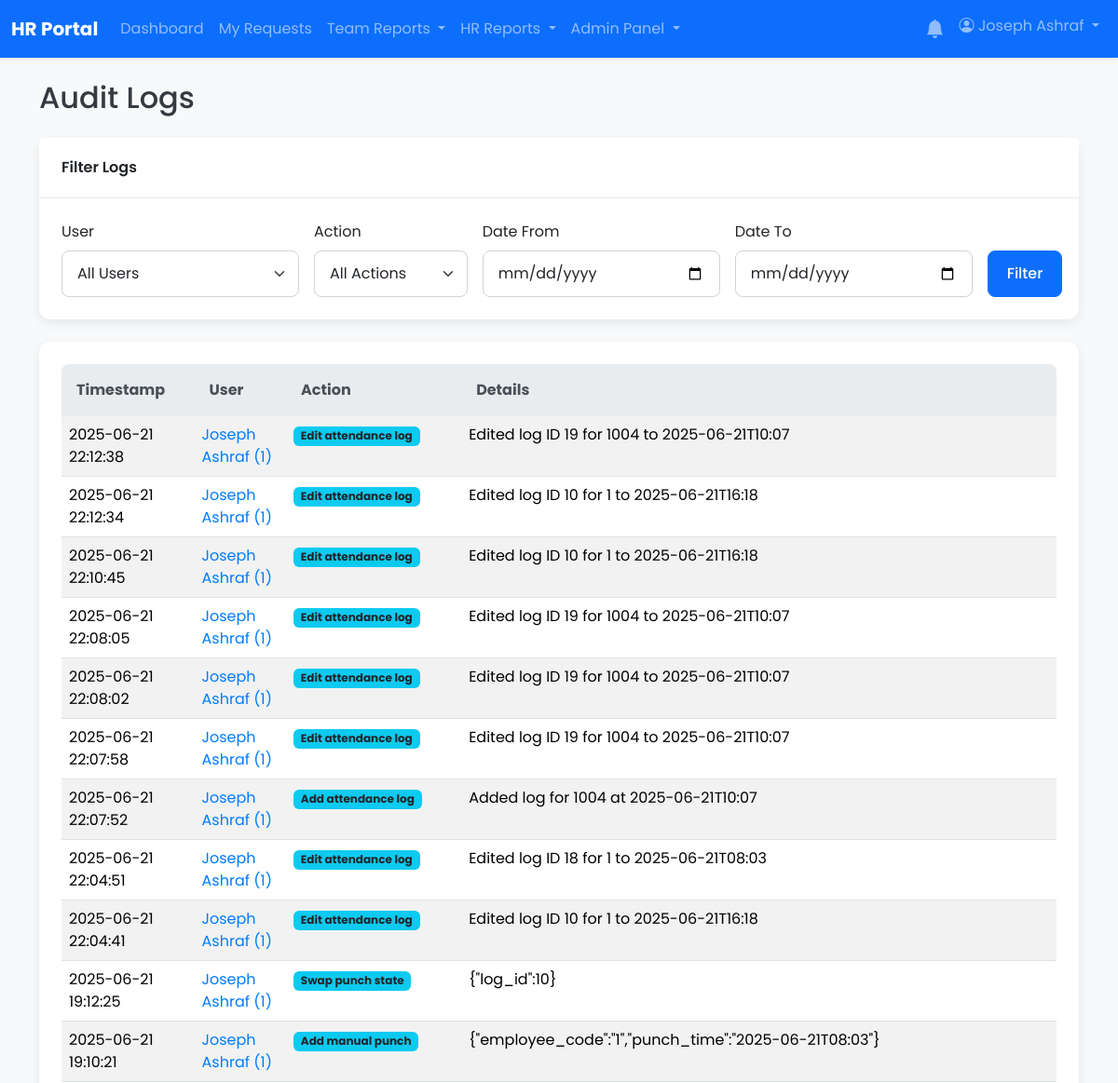
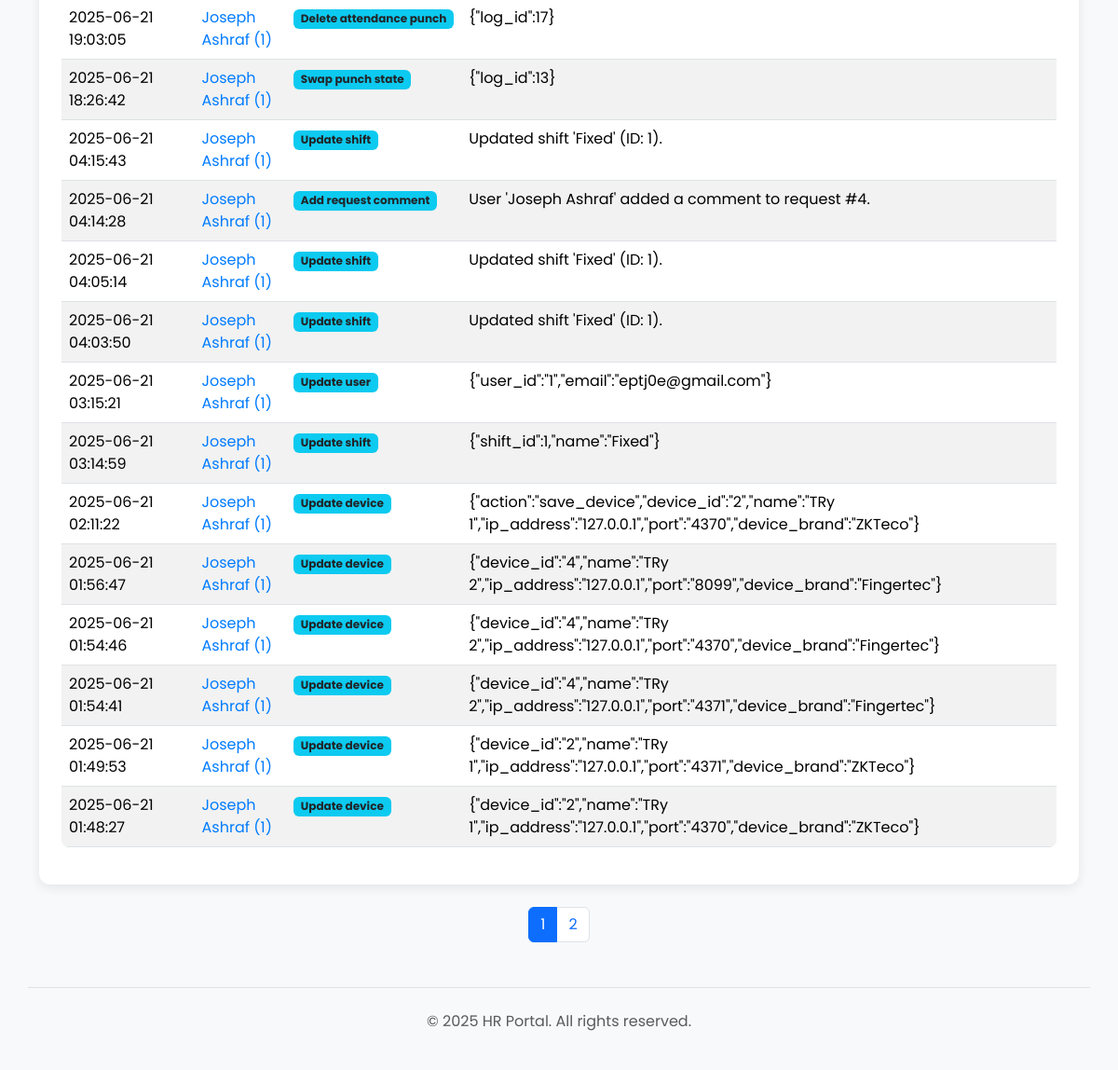
/admin/audit_logs.php (signed in), run on the app's committed database (2 pictures, top to bottom).
### tables this page shows
CREATE TABLE `audit_logs` (
  `id` int(11) NOT NULL,
  `user_id` int(11) DEFAULT NULL,
  `action` varchar(255) NOT NULL,
  `details` text DEFAULT NULL,
  `created_at` timestamp NOT NULL DEFAULT current_timestamp()
);

CREATE TABLE `users` (
  `id` int(11) NOT NULL,
  `employee_code` varchar(50) DEFAULT NULL,
  `full_name` varchar(255) NOT NULL,
  `email` varchar(255) NOT NULL,
  `password` varchar(255) NOT NULL,
  `role` enum('user','manager','hr','hr_manager','admin') NOT NULL DEFAULT 'user',
  `shift_id` int(11) DEFAULT NULL,
  `department_id` int(11) DEFAULT NULL,
  `direct_manager_id` int(11) DEFAULT NULL,
  `is_active` tinyint(1) NOT NULL DEFAULT 1,
  `must_change_password` tinyint(1) NOT NULL DEFAULT 0,
  `created_at` timestamp NOT NULL DEFAULT current_timestamp(),
  `updated_at` timestamp NOT NULL DEFAULT current_timestamp() ON UPDATE current_timestamp(),
  `manager_id` int(11) DEFAULT NULL
);

### app/core/helpers.php (called while the page is built, shortened)
<?php
function sanitize_input($data, $type = 'string') {
    $data = trim($data);
    $data = stripslashes($data);
    $data = htmlspecialchars($data, ENT_QUOTES, 'UTF-8');
    return $data;
}

### admin/audit_logs.php (the view, shortened to what this page needs)
<?php
require_once __DIR__ . '/../app/bootstrap.php';
$results_per_page = 25;
$page = isset($_GET['page']) ? (int)$_GET['page'] : 1;
$page = max(1, $page);
$offset = ($page - 1) * $results_per_page;
$filter_user = sanitize_input($_GET['user_id'] ?? '');
$filter_action = sanitize_input($_GET['action'] ?? '');
$filter_start_date = sanitize_input($_GET['start_date'] ?? '');
$filter_end_date = sanitize_input($_GET['end_date'] ?? '');
$where_clauses = [];
$params = [];
$where_sql = count($where_clauses) > 0 ? 'WHERE ' . implode(' AND ', $where_clauses) : '';
$total_stmt = $pdo->prepare("SELECT COUNT(*) FROM audit_logs al LEFT JOIN users u ON al.user_id = u.id {$where_sql}");
$total_stmt->execute($params);
$total_logs = $total_stmt->fetchColumn();
$total_pages = ceil($total_logs / $results_per_page);
$stmt_params = array_merge($params, [$results_per_page, $offset]);
$stmt = $pdo->prepare(
    "SELECT al.*, u.full_name, u.employee_code
     FROM audit_logs al
     LEFT JOIN users u ON al.user_id = u.id
     {$where_sql}
     ORDER BY al.created_at DESC
     LIMIT ? OFFSET ?"
);
$stmt->execute($stmt_params);
$logs = $stmt->fetchAll();
include __DIR__ . '/../app/templates/header.php';
?>
<h1 class="h2 mb-4">Audit Logs</h1>
<div class="card mb-4">
    <div class="card-header">Filter Logs</div>
    <div class="card-body">
        <form action="audit_logs.php" method="GET" class="row g-3 align-items-end">
            <div class="col-md-3">
                <label for="user_id" class="form-label">User</label>
                <select name="user_id" id="user_id" class="form-select">
                    <option value="">All Users</option>
                </select>
            </div>
            <div class="col-md-2">
                <label for="action" class="form-label">Action</label>
                <select name="action" id="action" class="form-select">
                    <option value="">All Actions</option>
                </select>
            </div>
            <div class="col-md-3">
                <label for="start_date" class="form-label">Date From</label>
                <input type="date" name="start_date" id="start_date" class="form-control" value="<?php echo htmlspecialchars($filter_start_date); ?>">
            </div>
            <div class="col-md-3">
                <label for="end_date" class="form-label">Date To</label>
                <input type="date" name="end_date" id="end_date" class="form-control" value="<?php echo htmlspecialchars($filter_end_date); ?>">
            </div>
            <div class="col-md-1">
                <button type="submit" class="btn btn-primary">Filter</button>
            </div>
        </form>
    </div>
</div>
<div class="card">
    <div class="card-body">
        <div class="table-responsive">
            <table class="table table-striped table-hover">
                <thead>
                    <tr>
                        <th>Timestamp</th>
                        <th>User</th>
                        <th>Action</th>
                        <th>Details</th>
                    </tr>
                </thead>
                <tbody>
                    <?php if (empty($logs)): ?>
                        <tr>
                            <td colspan="4" class="text-center">No audit logs found matching your criteria.</td>
                        </tr>
                    <?php else: ?>
                        <?php foreach ($logs as $log): ?>
                            <tr>
                                <td><?php echo htmlspecialchars($log['created_at']); ?></td>
                                <td>
                                    <?php if ($log['full_name']): ?>
                                        <a href="?user_id=<?php echo $log['user_id']; ?>">
                                            <?php echo htmlspecialchars($log['full_name']); ?>
                                            (<?php echo htmlspecialchars($log['employee_code'] ?? 'N/A'); ?>)
                                        </a>
                                    <?php else: ?>
                                        <span class="text-muted">Unknown (ID: <?php echo htmlspecialchars($log['user_id'] ?? 'N/A'); ?>)</span>
                                    <?php endif; ?>
                                </td>
                                <td>
                                    <span class="badge bg-info text-dark"><?php echo htmlspecialchars(ucfirst(str_replace('_', ' ', $log['action']))); ?></span>
                                </td>
                                <td><?php echo htmlspecialchars($log['details'] ?? ''); ?></td>
                            </tr>
                        <?php endforeach; ?>
                    <?php endif; ?>
                </tbody>
            </table>
        </div>
    </div>
</div>
<?php if ($total_pages > 1): ?>
<nav aria-label="Page navigation" class="mt-4">
    <ul class="pagination justify-content-center">
        <?php for ($i = 1; $i <= $total_pages; $i++): ?>
            <li class="page-item <?php if ($i == $page) echo 'active'; ?>">
                <a class="page-link" href="?page=<?php echo $i; ?>&user_id=<?php echo htmlspecialchars($filter_user); ?>&action=<?php echo htmlspecialchars($filter_action); ?>&start_date=<?php echo htmlspecialchars($filter_start_date); ?>&end_date=<?php echo htmlspecialchars($filter_end_date); ?>"><?php echo $i; ?></a>
            </li>
        <?php endfor; ?>
    </ul>
</nav>
<?php endif; ?>
<?php
include __DIR__ . '/../app/templates/footer.php';
?>

### css/style.css (style rules this page uses)
* { box-sizing: border-box; }
html, body { height: 100%; margin: 0; padding: 0; }
body { font-family: 'Poppins', sans-serif; background-color: #f0f2f5; color: #343a40; }
a { color: #007bff; text-decoration: none; transition: color 0.2s ease-in-out; }
.card { border: none; border-radius: 0.75rem; box-shadow: 0 4px 12px rgba(0, 0, 0, 0.08); }
.card-header { background-color: #ffffff; border-bottom: 1px solid rgba(0, 0, 0, 0.08); font-weight: 600; padding: 1.25rem 1.5rem; border-top-left-radius: 0.75rem; border-top-right-radius: 0.75rem; }
.card-body { padding: 1.5rem; }
.form-control, .form-select { border-radius: 0.5rem; border: 1px solid #ced4da; padding: 0.75rem 1rem; }
.btn { border-radius: 0.5rem; font-weight: 500; padding: 0.75rem 1.25rem; }
.table { border-radius: 0.5rem; overflow: hidden; }
.table thead th { background-color: #e9ecef; color: #495057; border-bottom: none; padding: 1rem; }
.table-striped tbody tr:nth-of-type(odd) { background-color: #f8f9fa; }

### data on the page
audit_logs: created_at "2025-06-21 22:12:38", user.full_name "Joseph Ashraf", user.employee_code "1", action "Edit attendance log", details "Edited log ID 19 for 1004 to 2025-06-21T10:07"
audit_logs: created_at "2025-06-21 22:12:34", user.full_name "Joseph Ashraf", user.employee_code "1", action "Edit attendance log", details "Edited log ID 10 for 1 to 2025-06-21T16:18"
audit_logs: created_at "2025-06-21 22:10:45", user.full_name "Joseph Ashraf", user.employee_code "1", action "Edit attendance log", details "Edited log ID 10 for 1 to 2025-06-21T16:18"
audit_logs: created_at "2025-06-21 22:08:05", user.full_name "Joseph Ashraf", user.employee_code "1", action "Edit attendance log", details "Edited log ID 19 for 1004 to 2025-06-21T10:07"
audit_logs: created_at "2025-06-21 22:08:02", user.full_name "Joseph Ashraf", user.employee_code "1", action "Edit attendance log", details "Edited log ID 19 for 1004 to 2025-06-21T10:07"
audit_logs: created_at "2025-06-21 22:07:58", user.full_name "Joseph Ashraf", user.employee_code "1", action "Edit attendance log", details "Edited log ID 19 for 1004 to 2025-06-21T10:07"
audit_logs: created_at "2025-06-21 22:07:52", user.full_name "Joseph Ashraf", user.employee_code "1", action "Add attendance log", details "Added log for 1004 at 2025-06-21T10:07"
audit_logs: created_at "2025-06-21 22:04:51", user.full_name "Joseph Ashraf", user.employee_code "1", action "Edit attendance log", details "Edited log ID 18 for 1 to 2025-06-21T08:03"
audit_logs: created_at "2025-06-21 22:04:41", user.full_name "Joseph Ashraf", user.employee_code "1", action "Edit attendance log", details "Edited log ID 10 for 1 to 2025-06-21T16:18"
audit_logs: created_at "2025-06-21 19:12:25", user.full_name "Joseph Ashraf", user.employee_code "1", action "Swap punch state", details "{\"log_id\":10}"
audit_logs: created_at "2025-06-21 19:10:21", user.full_name "Joseph Ashraf", user.employee_code "1", action "Add manual punch", details "{\"employee_code\":\"1\",\"punch_time\":\"2025-06-21T08:03\"}"
audit_logs: created_at "2025-06-21 19:03:05", user.full_name "Joseph Ashraf", user.employee_code "1", action "Delete attendance punch", details "{\"log_id\":17}"
audit_logs: created_at "2025-06-21 18:26:42", user.full_name "Joseph Ashraf", user.employee_code "1", action "Swap punch state", details "{\"log_id\":13}"
audit_logs: created_at "2025-06-21 04:15:43", user.full_name "Joseph Ashraf", user.employee_code "1", action "Update shift", details "Updated shift 'Fixed' (ID: 1)."
audit_logs: created_at "2025-06-21 04:14:28", user.full_name "Joseph Ashraf", user.employee_code "1", action "Add request comment", details "User 'Joseph Ashraf' added a comment to request #4."
audit_logs: created_at "2025-06-21 04:05:14", user.full_name "Joseph Ashraf", user.employee_code "1", action "Update shift", details "Updated shift 'Fixed' (ID: 1)."
audit_logs: created_at "2025-06-21 04:03:50", user.full_name "Joseph Ashraf", user.employee_code "1", action "Update shift", details "Updated shift 'Fixed' (ID: 1)."
audit_logs: created_at "2025-06-21 03:15:21", user.full_name "Joseph Ashraf", user.employee_code "1", action "Update user", details "{\"user_id\":\"1\",\"email\":\"eptj0e@gmail.com\"}"
audit_logs: created_at "2025-06-21 03:14:59", user.full_name "Joseph Ashraf", user.employee_code "1", action "Update shift", details "{\"shift_id\":1,\"name\":\"Fixed\"}"
audit_logs: created_at "2025-06-21 02:11:22", user.full_name "Joseph Ashraf", user.employee_code "1", action "Update device", details "{\"action\":\"save_device\",\"device_id\":\"2\",\"name\":\"TRy 1\",\"ip_address\":\"127.0.0.1\",\"port\":\"4370\",\"device_brand\":\"ZKTeco\"}"
audit_logs: created_at "2025-06-21 01:56:47", user.full_name "Joseph Ashraf", user.employee_code "1", action "Update device", details "{\"device_id\":\"4\",\"name\":\"TRy 2\",\"ip_address\":\"127.0.0.1\",\"port\":\"8099\",\"device_brand\":\"Fingertec\"}"
audit_logs: created_at "2025-06-21 01:54:46", user.full_name "Joseph Ashraf", user.employee_code "1", action "Update device", details "{\"device_id\":\"4\",\"name\":\"TRy 2\",\"ip_address\":\"127.0.0.1\",\"port\":\"4370\",\"device_brand\":\"Fingertec\"}"
audit_logs: created_at "2025-06-21 01:54:41", user.full_name "Joseph Ashraf", user.employee_code "1", action "Update device", details "{\"device_id\":\"4\",\"name\":\"TRy 2\",\"ip_address\":\"127.0.0.1\",\"port\":\"4371\",\"device_brand\":\"Fingertec\"}"
audit_logs: created_at "2025-06-21 01:49:53", user.full_name "Joseph Ashraf", user.employee_code "1", action "Update device", details "{\"device_id\":\"2\",\"name\":\"TRy 1\",\"ip_address\":\"127.0.0.1\",\"port\":\"4371\",\"device_brand\":\"ZKTeco\"}"
audit_logs: created_at "2025-06-21 01:48:27", user.full_name "Joseph Ashraf", user.employee_code "1", action "Update device", details "{\"device_id\":\"2\",\"name\":\"TRy 1\",\"ip_address\":\"127.0.0.1\",\"port\":\"4370\",\"device_brand\":\"ZKTeco\"}"

### other printed values
SITE_NAME "HR Portal"
$_SESSION['full_name'] "Joseph Ashraf"
